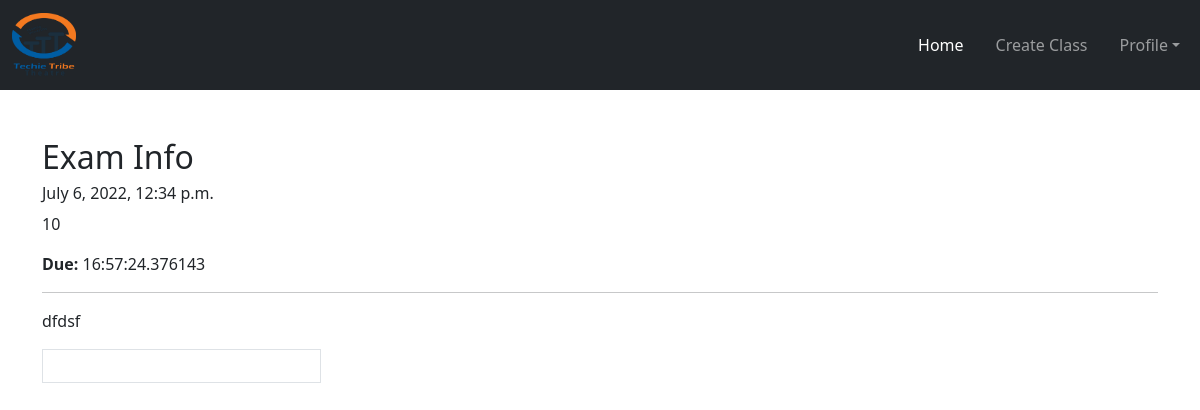
Screenshot of /teacher/showmywork/12/ (signed in) with the database file from the repository.
### teacher/models.py (models this page shows)
class AddClassWork(models.Model):
    myclass = models.ForeignKey(
        CreateClass, on_delete=models.CASCADE)
    mytopic = models.CharField(
        max_length=20, choices=Choice_Type, default='Presentation')
    title = models.TextField(max_length=100, default="none")
    description = models.TextField(blank=True, null=True)
    marks = models.IntegerField(blank=True, null=True, default=10)
    imagephoto = models.ImageField(upload_to='images/', blank=True, null=True)
    document = models.FileField(upload_to='documents/', blank=True, null=True)
    current_date = models.DateTimeField(
        auto_now_add=True,  blank=True)
    end_date_time = models.DateTimeField(blank=True, null=True)

### teacher/views.py (the view)
# urls.py: path('showmywork/<int:id>/', ShowWorkview.as_view(), name='showmywork'),
class ShowWorkview(View):
    def get(self, request, id):
        if request.user.is_authenticated:
            allwork = AddClassWork.objects.get(pk=id)
            return render(request, 'ShowWork.html', {'allwork': allwork})
        else:
            return redirect("/")

### teacher/templates/ShowWork.html (shortened to what this page needs)
{% extends 'base_teacher.html' %} <br />
{% load static %} <br />
{% load mathfilters %} <br />
{% block content %}
<br />
<div class="container mt-4">
  <h2 class="text-dark">{{allwork.mytopic}}</h2>
  <h6>{{allwork.current_date}}</h6>
  <div>
    <p>{{allwork.marks}}</p>
    <p>
      <span class="fw-bold">Due:</span>
      {{allwork.end_date_time|sub:allwork.current_date}}
    </p>
  </div>
  <hr />
  <div class="mb-5">
    {% if allwork.description %}
    <p>{{allwork.description}}</p>
    {% endif %}
    <div class="border p-3 w-25">
    </div>
  </div>
</div>
{% endblock content %}

### teacher/static/css/form.css (style rules this page uses)
*, *:before, *:after { -webkit-box-sizing: border-box; box-sizing: border-box; }

### rows the page displays
AddClassWork: mytopic "Exam Info", current_date "July 6, 2022, 12:34 p.m.", marks "10", end_date_time|sub "16:57:24.376143", description "dfdsf"
